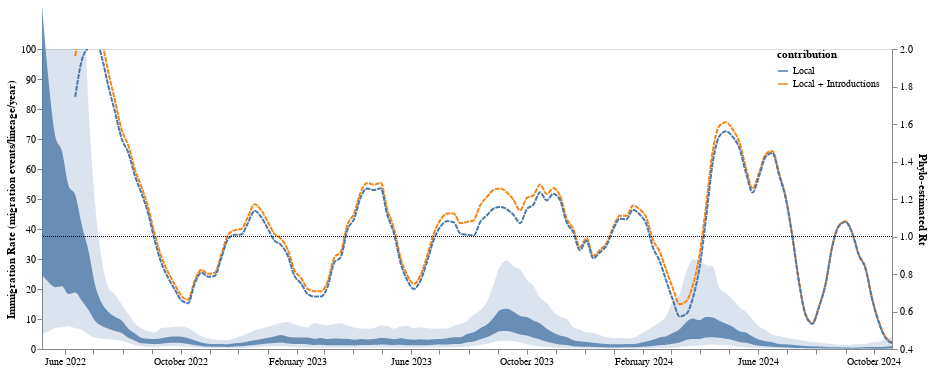

The code cell stored with this chart in its notebook:
### Code cell
alt.layer(mig_plot, line_rt).resolve_scale(y= "independent")

### Figure 1 — Vega-Lite specification as saved in the notebook (floating-point values rounded to 4 significant figures; data arrays with more than 128 entries replaced by an {"elided": "..."} marker saying what was removed)
{"config": {"view": {"continuousWidth": 400, "continuousHeight": 300}}, "layer": [{"layer": [{"mark": {"type": "area", "interpolate": "monotone", "opacity": 0.8}, "encoding": {"x": {"axis": {"format": "%B %Y", "grid": false, "tickCount": "month", "title": ""}, "field": "date", "type": "temporal"}, "y": {"axis": {"grid": false, "title": "Immigration Rate (migration events/lineage/year)"}, "field": "lower_hpd_linear_50", "type": "quantitative"}, "y2": {"field": "upper_hpd_linear_50"}}, "height": 300, "width": 850}, {"mark": {"type": "area", "clip": true, "interpolate": "monotone", "opacity": 0.2}, "encoding": {"x": {"axis": {"format": "%B %Y", "grid": false, "tickCount": "month", "title": ""}, "field": "date", "type": "temporal"}, "y": {"axis": {"grid": false, "title": "Immigration Rate (migration events/lineage/year)"}, "field": "lower_hpd_linear", "scale": {"domain": [0, 100]}, "type": "quantitative"}, "y2": {"field": "upper_hpd_linear"}}, "height": 300, "width": 850}], "data": {"name": "data-ba9a425e5e90185a315b8c72b0dd8ef3"}}, {"layer": [{"data": {"name": "data-612b7cdc8735bfb6ea744829c283d58d"}, "mark": {"type": "line", "clip": true, "interpolate": "monotone", "opacity": 1, "strokeDash": [5, 1]}, "encoding": {"color": {"field": "contribution", "legend": {"offset": -150}, "type": "nominal"}, "x": {"axis": {"format": "%B %Y", "grid": false, "tickCount": "month", "title": ""}, "field": "date", "type": "temporal"}, "y": {"axis": {"grid": false, "title": "Phylo-estimated Rt"}, "field": "mean_percent_MA", "scale": {"domain": [0.5, 2]}, "type": "quantitative"}}, "height": 300, "width": 850}, {"data": {"name": "data-0f80976e06af035141dd0a0f11df9332"}, "mark": {"type": "rule", "strokeDash": [1, 1]}, "encoding": {"y": {"field": "y", "type": "quantitative"}}, "height": 300, "width": 850}]}], "resolve": {"scale": {"y": "independent"}}, "$schema": "https://vega.github.io/schema/vega-lite/v4.17.0.json", "datasets": {"data-ba9a425e5e90185a315b8c72b0dd8ef3": {"elided": "129 records"}, "data-612b7cdc8735bfb6ea744829c283d58d": {"elided": "248 records"}, "data-0f80976e06af035141dd0a0f11df9332": [{"y": 1.0}]}}
